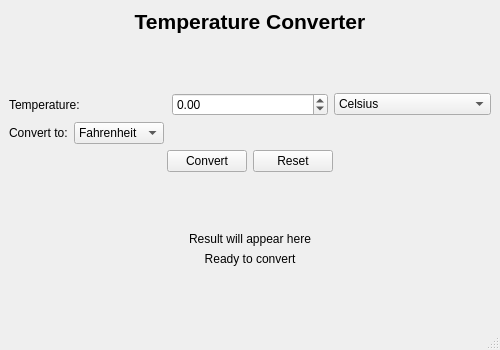
<?xml version="1.0" encoding="UTF-8"?>
<ui version="4.0">
 <class>MainWindow</class>
 <widget class="QMainWindow" name="MainWindow">
  <property name="geometry">
   <rect>
    <x>0</x>
    <y>0</y>
    <width>500</width>
    <height>350</height>
   </rect>
  </property>
  <property name="windowTitle">
   <string>Temperature Converter</string>
  </property>
  <widget class="QWidget" name="centralwidget">
   <layout class="QVBoxLayout" name="verticalLayout">
    <item>
     <widget class="QLabel" name="titleLabel">
      <property name="text">
       <string>&lt;html&gt;&lt;head/&gt;&lt;body&gt;&lt;p align=&quot;center&quot;&gt;&lt;span style=&quot; font-size:16pt; font-weight:600;&quot;&gt;Temperature Converter&lt;/span&gt;&lt;/p&gt;&lt;/body&gt;&lt;/html&gt;</string>
      </property>
     </widget>
    </item>
    <item>
     <spacer name="verticalSpacer">
      <property name="orientation">
       <enum>Qt::Vertical</enum>
      </property>
      <property name="sizeHint" stdset="0">
       <size>
        <width>20</width>
        <height>20</height>
       </size>
      </property>
     </spacer>
    </item>
    <item>
     <layout class="QHBoxLayout" name="inputLayout">
      <item>
       <widget class="QLabel" name="inputLabel">
        <property name="text">
         <string>Temperature:</string>
        </property>
       </widget>
      </item>
      <item>
       <widget class="QDoubleSpinBox" name="tempInput">
        <property name="decimals">
         <number>2</number>
        </property>
        <property name="minimum">
         <double>-1000.000000000000000</double>
        </property>
        <property name="maximum">
         <double>1000.000000000000000</double>
        </property>
       </widget>
      </item>
      <item>
       <widget class="QComboBox" name="fromUnitCombo">
        <item>
         <property name="text">
          <string>Celsius</string>
         </property>
        </item>
        <item>
         <property name="text">
          <string>Fahrenheit</string>
         </property>
        </item>
        <item>
         <property name="text">
          <string>Kelvin</string>
         </property>
        </item>
       </widget>
      </item>
     </layout>
    </item>
    <item>
     <layout class="QHBoxLayout" name="outputLayout">
      <item>
       <widget class="QLabel" name="toLabel">
        <property name="text">
         <string>Convert to:</string>
        </property>
       </widget>
      </item>
      <item>
       <widget class="QComboBox" name="toUnitCombo">
        <property name="currentIndex">
         <number>1</number>
        </property>
        <item>
         <property name="text">
          <string>Celsius</string>
         </property>
        </item>
        <item>
         <property name="text">
          <string>Fahrenheit</string>
         </property>
        </item>
        <item>
         <property name="text">
          <string>Kelvin</string>
         </property>
        </item>
       </widget>
      </item>
      <item>
       <spacer name="horizontalSpacer">
        <property name="orientation">
         <enum>Qt::Horizontal</enum>
        </property>
        <property name="sizeHint" stdset="0">
         <size>
          <width>40</width>
          <height>20</height>
         </size>
        </property>
       </spacer>
      </item>
     </layout>
    </item>
    <item>
     <layout class="QHBoxLayout" name="buttonLayout">
      <item>
       <spacer name="horizontalSpacer_2">
        <property name="orientation">
         <enum>Qt::Horizontal</enum>
        </property>
        <property name="sizeHint" stdset="0">
         <size>
          <width>40</width>
          <height>20</height>
         </size>
        </property>
       </spacer>
      </item>
      <item>
       <widget class="QPushButton" name="convertButton">
        <property name="text">
         <string>Convert</string>
        </property>
       </widget>
      </item>
      <item>
       <widget class="QPushButton" name="resetButton">
        <property name="text">
         <string>Reset</string>
        </property>
       </widget>
      </item>
      <item>
       <spacer name="horizontalSpacer_3">
        <property name="orientation">
         <enum>Qt::Horizontal</enum>
        </property>
        <property name="sizeHint" stdset="0">
         <size>
          <width>40</width>
          <height>20</height>
         </size>
        </property>
       </spacer>
      </item>
     </layout>
    </item>
    <item>
     <spacer name="verticalSpacer_2">
      <property name="orientation">
       <enum>Qt::Vertical</enum>
      </property>
      <property name="sizeHint" stdset="0">
       <size>
        <width>20</width>
        <height>20</height>
       </size>
      </property>
     </spacer>
    </item>
    <item>
     <widget class="QLabel" name="resultLabel">
      <property name="text">
       <string>Result will appear here</string>
      </property>
      <property name="alignment">
       <set>Qt::AlignCenter</set>
      </property>
     </widget>
    </item>
    <item>
     <widget class="QLabel" name="statusLabel">
      <property name="text">
       <string>Ready to convert</string>
      </property>
      <property name="alignment">
       <set>Qt::AlignCenter</set>
      </property>
     </widget>
    </item>
    <item>
     <spacer name="verticalSpacer_3">
      <property name="orientation">
       <enum>Qt::Vertical</enum>
      </property>
      <property name="sizeHint" stdset="0">
       <size>
        <width>20</width>
        <height>40</height>
       </size>
      </property>
     </spacer>
    </item>
   </layout>
  </widget>
  <widget class="QMenuBar" name="menubar">
   <property name="geometry">
    <rect>
     <x>0</x>
     <y>0</y>
     <width>500</width>
     <height>22</height>
    </rect>
   </property>
  </widget>
  <widget class="QStatusBar" name="statusbar"/>
 </widget>
 <resources/>
 <connections/>
</ui>
